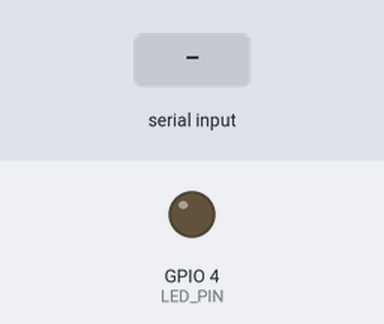
The sketch below on a simulated ESP32. On the bench: output pins drawn as LEDs (lit = HIGH). The test bench sets the inputs (shaded band). WiFi joins after 1.5 s; servers stay silent unless stated; uploads are accepted with an empty reply; the camera gives no picture; what the sketch prints to the serial monitor is not drawn.

Above: at 4.0 s.
4.1 s: "2\n" received over Serial
At 4.23 s:
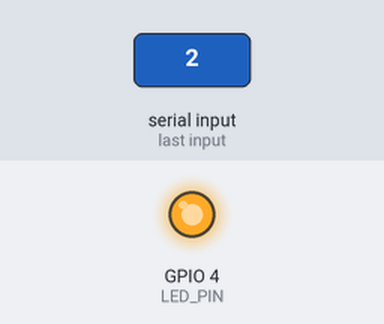
Timing chart, 0 to 7.1 s (numbered marks = the images above; inputs shaded):
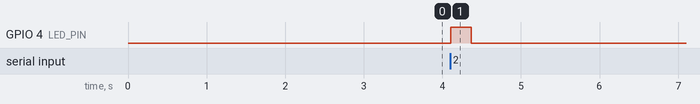

The sketch:

LASTsketch_may29a_copy_20250529162220.ino
```cpp
#include "esp_camera.h"
#include <WiFi.h>
#include <HTTPClient.h>

// Dati rete WiFi
const char* ssid = "Gianlu";
const char* password = "12345678";

// URL del server a cui fare POST
const char* serverUrl = "http://192.168.28.111:5000/upload";

#define LED_PIN 4
// Setup camera per modulo AI Thinker (modifica se usi altro modello)
#define PWDN_GPIO_NUM     32
#define RESET_GPIO_NUM    -1
#define XCLK_GPIO_NUM      0
#define SIOD_GPIO_NUM     26
#define SIOC_GPIO_NUM     27

#define Y9_GPIO_NUM       35
#define Y8_GPIO_NUM       34
#define Y7_GPIO_NUM       39
#define Y6_GPIO_NUM       36
#define Y5_GPIO_NUM       21
#define Y4_GPIO_NUM       19
#define Y3_GPIO_NUM       18
#define Y2_GPIO_NUM        5
#define VSYNC_GPIO_NUM    25
#define HREF_GPIO_NUM     23
#define PCLK_GPIO_NUM     22
void startCamera() {
  camera_config_t config;
  config.ledc_channel = LEDC_CHANNEL_0;
  config.ledc_timer = LEDC_TIMER_0;
  config.pin_d0 = Y2_GPIO_NUM;
  config.pin_d1 = Y3_GPIO_NUM;
  config.pin_d2 = Y4_GPIO_NUM;
  config.pin_d3 = Y5_GPIO_NUM;
  config.pin_d4 = Y6_GPIO_NUM;
  config.pin_d5 = Y7_GPIO_NUM;
  config.pin_d6 = Y8_GPIO_NUM;
  config.pin_d7 = Y9_GPIO_NUM;
  config.pin_xclk = XCLK_GPIO_NUM;
  config.pin_pclk = PCLK_GPIO_NUM;
  config.pin_vsync = VSYNC_GPIO_NUM;
  config.pin_href = HREF_GPIO_NUM;
  config.pin_sscb_sda = SIOD_GPIO_NUM;
  config.pin_sscb_scl = SIOC_GPIO_NUM;
  config.pin_pwdn = PWDN_GPIO_NUM;
  config.pin_reset = RESET_GPIO_NUM;
  config.xclk_freq_hz = 20000000;
  config.pixel_format = PIXFORMAT_JPEG;

  if(psramFound()){
    config.frame_size = FRAMESIZE_SVGA; // 800x600, qualità migliore

    //config.frame_size = FRAMESIZE_VGA;
    //config.jpeg_quality = 10;
    config.jpeg_quality = 8;
    config.fb_count = 2;
  } else {
    config.frame_size = FRAMESIZE_CIF;
    config.jpeg_quality = 12;
    config.fb_count = 1;
  }

  esp_err_t err = esp_camera_init(&config);
  if (err != ESP_OK) {
    Serial.printf("Camera init failed with error 0x%x\n", err);
  }
}

void setup() {
  Serial.begin(115200);
  delay(1000);
  pinMode(LED_PIN, OUTPUT);  // <<== Imposta il pin del LED come uscita
  WiFi.begin(ssid, password);
  Serial.print("Connessione WiFi...");
  while (WiFi.status() != WL_CONNECTED) {
    delay(500);
    Serial.print(".");
  }
  Serial.println(" connesso!");

  startCamera();
  xTaskCreatePinnedToCore(
  uartTask,       // funzione
  "UART Task",    // nome task
  4096,           // stack size
  NULL,           // parametri
  1,              // priorità
  NULL,           // handle
  1               // core (1 = core App, 0 = core Pro)
);

}

void uartTask(void * parameter) {
  Serial.setTimeout(100);  // importante: timeout breve per non bloccare
  while (true) {
    if (Serial.available()) {
      String command = Serial.readStringUntil('\n');
      command.trim();

      if (command == "2") {
        //[DEBUG]Serial.println("Scatto foto...");
        digitalWrite(LED_PIN, HIGH);

        camera_fb_t * fb = esp_camera_fb_get();
        if (!fb || fb->format != PIXFORMAT_JPEG) {
          //[DEBUG]Serial.println("Errore acquisizione!");
          if (fb) esp_camera_fb_return(fb);
          digitalWrite(LED_PIN, LOW);
          continue;
        }

        HTTPClient http;
        http.setTimeout(10000);
        http.begin(serverUrl);
        http.addHeader("Content-Type", "image/jpeg");

        int httpResponseCode = http.POST(fb->buf, fb->len);
        if (httpResponseCode > 0) {
          String response = http.getString();
          //[DEBUG]Serial.println("Server risponde: " + response);
          if (response.indexOf("not ok") ==-1){
            Serial.write('Y');
          }
          else{
          Serial.write('N');
          }
        } else {
          //[DEBUG]Serial.printf("Errore invio POST: %d\n", httpResponseCode);
          Serial.write('N');
        }

        http.end();
        esp_camera_fb_return(fb);
        digitalWrite(LED_PIN, LOW);
      }
    }

    vTaskDelay(10 / portTICK_PERIOD_MS);  // evita uso eccessivo della CPU
  }
}

void loop() {

  //attesa attiva
   delay(100);
}
```

Measured:
- after the input at 4.1 s, GPIO 4 (LED_PIN): LOW → HIGH at once, → LOW 0.26 s later
